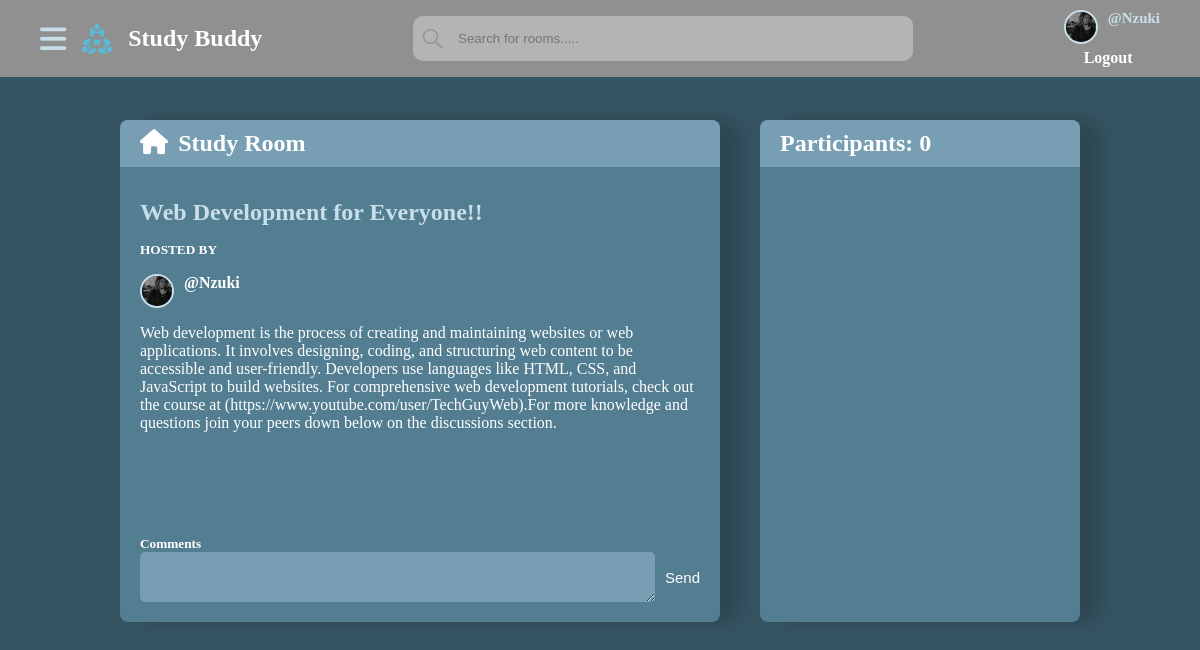
/studybud/3/ (signed in), run on the app's committed database.
### core/models.py (models this page shows, shortened)
class UserProfile(models.Model):
    user = models.OneToOneField(User, on_delete=models.CASCADE)
    profile_pic = models.ImageField(upload_to='profile_pic/')
    bio = models.CharField(max_length=1000)
    @property
    def image_url(self):
        if self.profile_pic:
            return self. profile_pic.url
        else:
            return 'static/images/images.png'

class Room(models.Model):
    host = models.ForeignKey(User, on_delete=models.CASCADE)
    topic = models.ForeignKey(Topic, on_delete=models.CASCADE)
    name = models.CharField(max_length=200)
    description = models.TextField()
    participants = models.ManyToManyField(User,
                                          related_name='participants',
                                          blank=True
                                          )
    created_at = models.DateTimeField(auto_now_add=True)
    updated_at = models.DateTimeField(auto_now=True)
    class Meta:
        ordering = ['-updated_at', '-created_at']

### core/views.py (the view, shortened to what this page needs)
# urls.py: path('<int:pk>/', views.room, name="room"),
@login_required(login_url='login')
def room(request, pk):
    user_profile = UserProfile.objects.get(user=request.user)
    form = ProfileForm(request.POST, request.FILES, instance=user_profile)
    topics = Topic.objects.all()
    topics_count = topics.count()
    the_room = Room.objects.get(pk=pk)
    room_messages = Message.objects.filter(room=the_room)
    participants = the_room.participants.all()
    context = {
        "the_room": the_room,
        "room_messages": room_messages,
        "participants": participants,
        "topics_count": topics_count,
        "topics": topics,
        "form": form,
    }
    return render(request, 'core/the room.html', context)

### core/forms.py
class ProfileForm(forms.ModelForm):
    class Meta:
        model = UserProfile
        fields = ['profile_pic', 'bio']
        widgets = {
            'profile_pic': forms.FileInput(attrs={'class': 'custom-file-input'}),
        }
        widgets = {
            'bio': forms.Textarea(attrs={'class': 'bio-textarea'}),
        }
    bio = forms.CharField(
        widget=forms.Textarea(attrs={'class': 'bio-textarea'}),
        error_messages={'required': ''}  # Set the error message to an empty string
    )
    profile_pic = forms.ImageField(
        widget=forms.FileInput(attrs={'class': 'custom-file-input'}),
        error_messages={'required': ''}  # Set the error message to an empty string
    )

### templates/core/the room.html (shortened to what this page needs)
<!DOCTYPE html>
{% extends 'core/base.html'%}
{% load static %}
    {% block content %}
     <section class="room-container">
         <div class="room__content">
             <div class="room__header">
                 <a href="{% url 'index' %}">
                     <i class="fa-solid fa-house"></i>
                 </a>
                 <h2>Study Room</h2>
             </div>
             <div class="room__host">
                 <h1>{{the_room.name}}</h1>
                 <h5>HOSTED BY</h5>
                 <a href="{% url 'profile' the_room.host.userprofile.user.id %}">
                      <img src="{% if the_room.host.userprofile.profile_pic %}{{ the_room.host.userprofile.image_url }}{% else %}{% static 'images/images.png' %}{% endif %}"/>
                     <p>@{{the_room.host}}</p>
                 </a>
                 <p>
                     {{the_room.description}}
                 </p>
             </div>
             <div class="room__messages">
             </div>
             <div class="comment-form">
                 <h5>Comments</h5>
                 {% if request.user.is_authenticated %}
                 <form method="POST" action="">
                    <textarea name="message" placeholder="Write your comment here....">
                    </textarea>
                     <button type="submit">Send</button>
                 </form>
                 {% endif %}
             </div>
         </div>
         <div class="room__participants">
             <h2>Participants: <span>{{participants.all.count}}</span></h2>
         </div>
     </section>
    {% endblock content %}

### templates/core/base.html (shortened to what this page needs)
<!DOCTYPE html>
{% load static %}
<html lang="en">
<head>
    <link rel="stylesheet" href="{% static 'styles/base.css' %}"/>
    <link rel="stylesheet" href="{% static 'styles/index.css' %}"/>
    <link rel="stylesheet" href="{% static 'styles/profile.css' %}"/>
    <link rel="stylesheet" href="{% static 'styles/room.css' %}"/>
</head>
<body>
    <nav>
        <div class="nav-container">
            <div class="logo">
                 <i class="fa-solid fa-bars open-topics"></i>
                <a href="{% url 'index' %}">
                    <img src="{% static 'images/favicon.ico' %}"/>
                    <h1>Study Buddy</h1>
                </a>
            </div>
            <div class="search-bar">
                    <form method="GET" action="{% url 'index' %}" id="searchbar">
                        <label>
                          <input type="text" name="q" placeholder="Search for rooms....."/>
                        </label>
                    </form>
            </div>
            <div class="links">
                 {% if user.is_authenticated %}
                     <a class="profile-link" href="{% url 'profile' request.user.id %}">
                        <img src="{{ request.user.userprofile.image_url }}">
                        <p>@{{request.user.username}}</p>
                    </a>
                {% else %}
                     <a class="profile-link" href="#">
                        <img src="{% static 'images/images.png' %}">
                        <p>Guest</p>
                    </a>
                {% endif %}
                {% if user.is_authenticated %}
                 <a class="login" href="{% url 'logout' %}">
                    Logout
                </a>
                {% else %}
                <a class="login" href="{% url 'login' %}">
                    Login/Register
                </a>
                {% endif %}
            </div>
        </div>
    </nav>
    {% block content %}
    {% endblock content %}
</body>
</html>

### static/styles/base.css (style rules this page uses)
* { padding: 0; margin: 0; text-decoration: none; list-style: none; color: var(--text-color); }
:root { --text-color: #ffffff; --special-links: #636363; --links-hover: #c8dfea; --nav-background-color: #909090; --search-bar: #B4B4B4; --body-background-color: #365563; --link-background: #537d90; --hover-color: #779eb2; }
nav { background: var(--nav-background-color); position: fixed; top: 0; z-index: 9999; width: 100%; }
.nav-container { padding: 10px 40px; display: flex; align-items: center; justify-content: space-between; }
.nav-container img { width: 30px; height: 30px; }
.logo { display: flex; align-items: center; gap: 1rem; }
.logo a { display: flex; align-items: center; gap: 1rem; }
.logo i { color: var(--links-hover); font-size: 30px; cursor: pointer; }
.nav-container .links { display: flex; flex-direction: column; gap: 5px; }
.nav-container .links .profile-link { display: flex; gap: 10px; }
.nav-container .links .profile-link img { border-radius: 50%; border: 2px solid var(--links-hover); }
.nav-container .links .profile-link p { color: var(--links-hover); font-weight: 700; font-size: 15px; }
.nav-container .links .login { margin-left: 20px; font-weight: 700; transition: transform 0.3s ease, color 0.3s ease; }
.nav-container #searchbar { width: 500px; display: flex; align-items: center; border: none; background: var(--search-bar); border-radius: 10px; }
.nav-container #searchbar label { display: flex; align-items: center; width: 100%; }
.nav-container #searchbar label input { flex: 1; border: none; outline: none; padding: 15px; background-color: var(--search-bar); border-radius: 10px; margin-left: 0; }
.nav-container #searchbar label svg { width: 20px; height: 20px; fill: var(--nav-background-color); margin-right: 0; margin-left: 10px; }
body { background: var(--body-background-color); }

### static/styles/index.css (style rules this page uses)
* { padding: 0; margin: 0; text-decoration: none; list-style: none; color: var(--text-color); }
:root { --text-color: #ffffff; --special-links: #636363; --links-hover: #c8dfea; --nav-background-color: #909090; --search-bar: #B4B4B4; --body-background-color: #365563; --link-background: #537d90; --hover-color: #779eb2; }

### static/styles/profile.css (style rules this page uses)
* { padding: 0; margin: 0; text-decoration: none; list-style: none; color: var(--text-color); }
:root { --text-color: #ffffff; --special-links: #636363; --links-hover: #c8dfea; --nav-background-color: #909090; --search-bar: #B4B4B4; --body-background-color: #365563; --link-background: #537d90; --hover-color: #779eb2; }

### static/styles/room.css (style rules this page uses)
* { padding: 0; margin: 0; text-decoration: none; list-style: none; color: var(--text-color); }
:root { --text-color: #ffffff; --special-links: #636363; --links-hover: #c8dfea; --nav-background-color: #909090; --search-bar: #B4B4B4; --body-background-color: #365563; --link-background: #537d90; --hover-color: #779eb2; }
.room-container { padding: 120px; display: grid; grid-template-columns: 2fr 1fr }
.room-container .room__content { display: flex; flex-direction: column; gap: 2rem; width: 600px; height: fit-content; border-radius: 8px; background: var(--link-background); box-shadow: 20px 0 24px rgba(0,0,0,0.2); }
.room__content .room__header { display: flex; gap: 10px; background: var(--hover-color); padding: 10px 20px; border-radius: 8px 8px 0 0; }
.room__header a i { font-size: 25px; }
.room__content .room__host { display: flex; flex-direction: column; gap: 1rem; padding: 0 20px; }
.room__host h1 { color: var(--links-hover); }
.room__host a { display: flex; gap: 10px; }
.room__host a img { width: 30px; height: 30px; border: 2px solid var(--links-hover); border-radius: 50%; }
.room__host a p { font-weight: 700; }
.room__content .room__messages { padding: 0 20px 20px 20px; overflow-y: auto; max-height: 1000px; }
.room__content .comment-form { padding: 20px; }
.comment-form form { display: flex; gap: 10px; }
.comment-form form textarea { width: 100%; padding: 10px 20px; background: var(--hover-color); border: none; border-radius: 5px; outline: none; }
.comment-form form textarea::placeholder { color: var(--text-color); }
.comment-form form button { background: transparent; border: none; outline: none; color: var(-text-color); cursor: pointer; font-size: 15px; }
.room-container .room__participants { display: flex; flex-direction: column; gap: 2rem; background: var(--link-background); border-radius: 8px; box-shadow: 20px 0 24px rgba(0, 0, 0,0.2); }
.room__participants h2 { padding: 10px 20px; background: var(--hover-color); border-radius: 8px 8px 0 0; }

### data on the page
Room: name "Web Development for Everyone!!", host.profile_pic (picture), host "Nzuki", description "Web development is the process of creating and maintaining websites or web applications. It involves designing, coding, and structuring web content to be accessible and user-friendly. Developers use languages like HTML, CSS, and JavaScript to build websites. For comprehensive web development tutorials, check out the course at (https://www.youtube.com/user/TechGuyWeb).For more knowledge and questions join your peers down below on the discussions section."

### other printed values
{{ request.user.username }} "Nzuki"
{{ participants.all.count }} "0"
